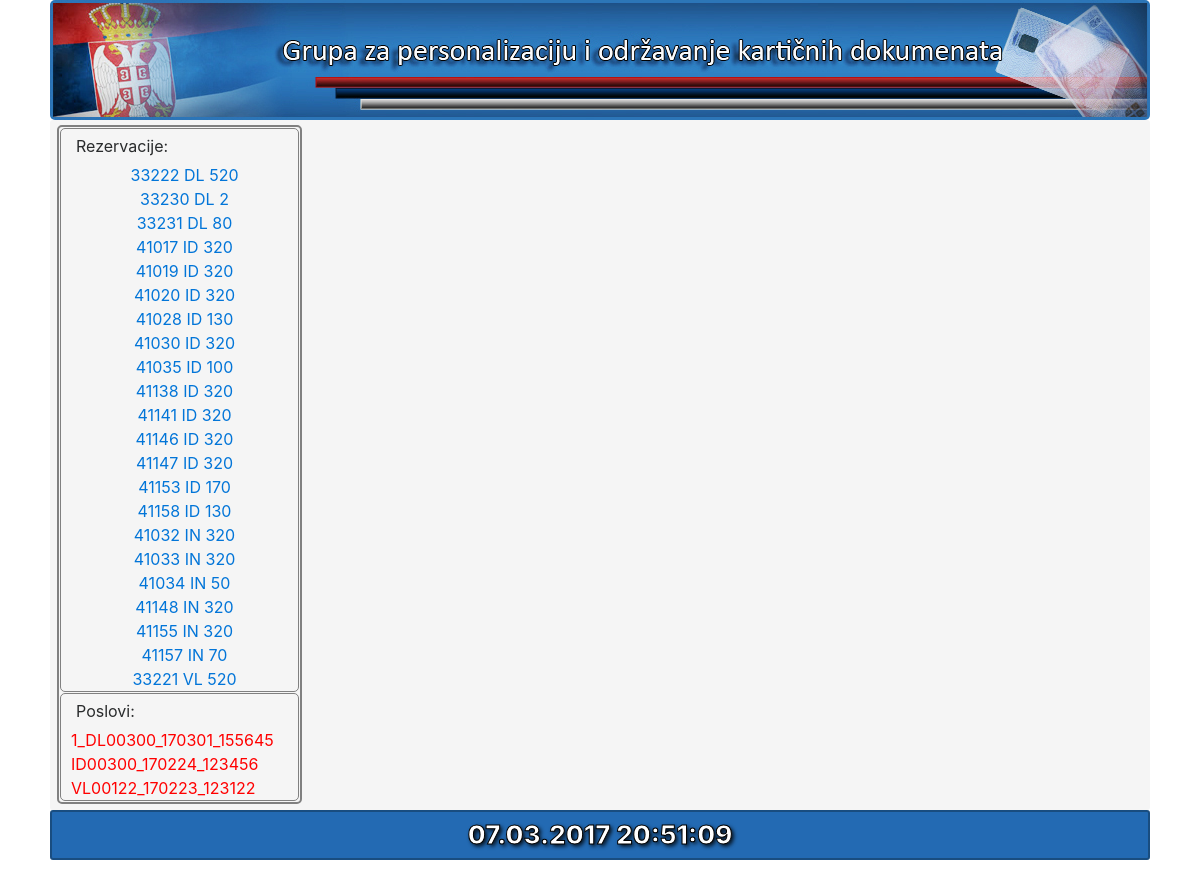
/?grupa=tp2, run on the app's committed database.
### tables this page shows
CREATE TABLE `rezervacija` (
  `brrezervacije` int(11) NOT NULL,
  `tip` tinyint(2) NOT NULL,
  `kolicina` mediumint(4) NOT NULL,
  `stanje` tinyint(1) DEFAULT '1',
  `datum` datetime DEFAULT NULL,
  PRIMARY KEY (`brrezervacije`,`tip`),
  KEY `tip` (`tip`),
  KEY `brrezervacije` (`brrezervacije`),
  CONSTRAINT `tip` FOREIGN KEY (`tip`) REFERENCES `tipovi` (`Id`)
);

CREATE TABLE `tipovi` (
  `Id` tinyint(2) NOT NULL AUTO_INCREMENT,
  `skraceno` varchar(4) DEFAULT NULL,
  `naziv` varchar(255) DEFAULT NULL,
  PRIMARY KEY (`Id`)
);

### tp2.php (the view, shortened to what this page needs)
<div class="tp2">
  </div>
  <div class="content">
     <div class="navi">
        <div class="rez">
           <div class="nas">Rezervacije:</div>
            <?php
            $rezervacije= "SELECT rezervacija.brrezervacije, tipovi.skraceno,rezervacija.kolicina FROM rezervacija INNER JOIN tipovi ON rezervacija.tip = tipovi.Id WHERE rezervacija.stanje=1 order by tipovi.skraceno,rezervacija.brrezervacije";
            $g = mysqli_query($con,$rezervacije);
            while($r = mysqli_fetch_row ($g)){
                echo "<div class='gornji'><a id='s' ref='./?grupa=tp2&rez={$r[0]}&tip={$r[1]}&inc=FillJob&size={$r[2]}'>{$r[0]} {$r[1]} {$r[2]}</a></div>";
            }
            ?>
        </div>
        <div class="rez">
          <div class="nas">Poslovi:</div>
           <?php
            $poslovi="SELECT DISTINCT posao.brposla, posao.hitan, tipovi.skraceno,posao.kolicina ,rezervacija.stanje
		 FROM posao INNER JOIN veza ON veza.brp = posao.id INNER JOIN rezervacija ON veza.brr = rezervacija.brrezervacije INNER JOIN tipovi ON rezervacija.tip = tipovi.Id
		 WHERE rezervacija.stanje in (2,3,6) order by tipovi.skraceno";
                $g = mysqli_query($con,$poslovi);
            while($r = mysqli_fetch_row ($g)){
                echo "<div> <a";
                if($r[4]=6){echo " style='color:red;'";}
                echo  " id='s' ref='./?grupa=tp2&pos={$r[0]}&inc=mcf' >{$r[1]}{$r[2]}".sprintf('%05d',$r[3])."_{$r[0]}</a></div>";
            }
                ?>
        </div>
     </div>
  </div>

### index.php (shortened to what this page needs)
<!DOCTYPE html>
<html lang="en">
<head>
      <link href="bootcss/bootstrap.css" rel="stylesheet" type="text/css" />
      <link href="Css/stil.css" rel="stylesheet" type="text/css" />
         <link rel="stylesheet" href="jquery-ui-1.12.1.custom/jquery-ui.theme.css">
         <link rel="stylesheet" href="jquery-ui-1.12.1.custom/jquery-ui.structure.css">
</head>
<body onload="startTime()">
  <?php
          if (!isset ($_GET['grupa'])){
              $strana="review";
          }else{
          $strana=$_GET['grupa'];}
          include "{$strana}.php";
          ?>
   <div class="footer">
	   <?php echo date('d.m.Y')."  ";?><span id="vreme"></span>
   </div>
</body>
</html>

### Css/stil.css (style rules this page uses)
body { margin: auto; width:1100px; }
.tp2 { top:0px; height: 120px; background-image: url(../images/tp2.jpg); border-radius: 5px; width :inherit; }
.content { width:inherit; background-color: whitesmoke; height:100%; padding:0px 0px 5px 0px; border-radius: 3px; margin-bottom: 65px; overflow:auto; }
.footer { position:fixed; bottom: 10px; margin: 5px 0px 5px 0px; padding:3px 0px 5px 0px; background-color: #236ab3; height: 50px; width:inherit; border-radius: 3px; text-align: center; font-size: 26px; font-weight: 800; border: 2px solid #194d80; -webkit-text-stroke: 1px black; color: white; text-shadow: 2px 2px 4px black; }
.navi { float: left; display: inline-block; width: 245px; min-height: inherit; border-radius: 5px; border:2px solid gray; margin: 5px 1px 1px 7px; }
a { position: relative; }
.nas { margin: 5px; }
.rez { padding-left: 10px; height: auto; border:1px solid gray; border-radius:5px; margin:1px; }
.gornji { text-align: center; }
a#s { color:#0275d8; }

### data on the page
rezervacija: brrezervacije "33222", tip.skraceno "DL", kolicina "520"
rezervacija: brrezervacije "33230", tip.skraceno "DL", kolicina "2"
rezervacija: brrezervacije "33231", tip.skraceno "DL", kolicina "80"
rezervacija: brrezervacije "41017", tip.skraceno "ID", kolicina "320"
rezervacija: brrezervacije "41019", tip.skraceno "ID", kolicina "320"
rezervacija: brrezervacije "41020", tip.skraceno "ID", kolicina "320"
rezervacija: brrezervacije "41028", tip.skraceno "ID", kolicina "130"
rezervacija: brrezervacije "41030", tip.skraceno "ID", kolicina "320"
rezervacija: brrezervacije "41035", tip.skraceno "ID", kolicina "100"
rezervacija: brrezervacije "41138", tip.skraceno "ID", kolicina "320"
rezervacija: brrezervacije "41141", tip.skraceno "ID", kolicina "320"
rezervacija: brrezervacije "41146", tip.skraceno "ID", kolicina "320"
rezervacija: brrezervacije "41147", tip.skraceno "ID", kolicina "320"
rezervacija: brrezervacije "41153", tip.skraceno "ID", kolicina "170"
rezervacija: brrezervacije "41158", tip.skraceno "ID", kolicina "130"
rezervacija: brrezervacije "41032", tip.skraceno "IN", kolicina "320"
rezervacija: brrezervacije "41033", tip.skraceno "IN", kolicina "320"
rezervacija: brrezervacije "41034", tip.skraceno "IN", kolicina "50"
rezervacija: brrezervacije "41148", tip.skraceno "IN", kolicina "320"
rezervacija: brrezervacije "41155", tip.skraceno "IN", kolicina "320"
rezervacija: brrezervacije "41157", tip.skraceno "IN", kolicina "70"
rezervacija: brrezervacije "33221", tip.skraceno "VL", kolicina "520"

### other printed values
$r[1] "1_"
$r[2] "DL"
$r[3] "00300"
$r[0] "170301_155645"
$r[2] "ID"
$r[0] "170224_123456"
$r[2] "VL"
$r[3] "00122"
$r[0] "170223_123122"
